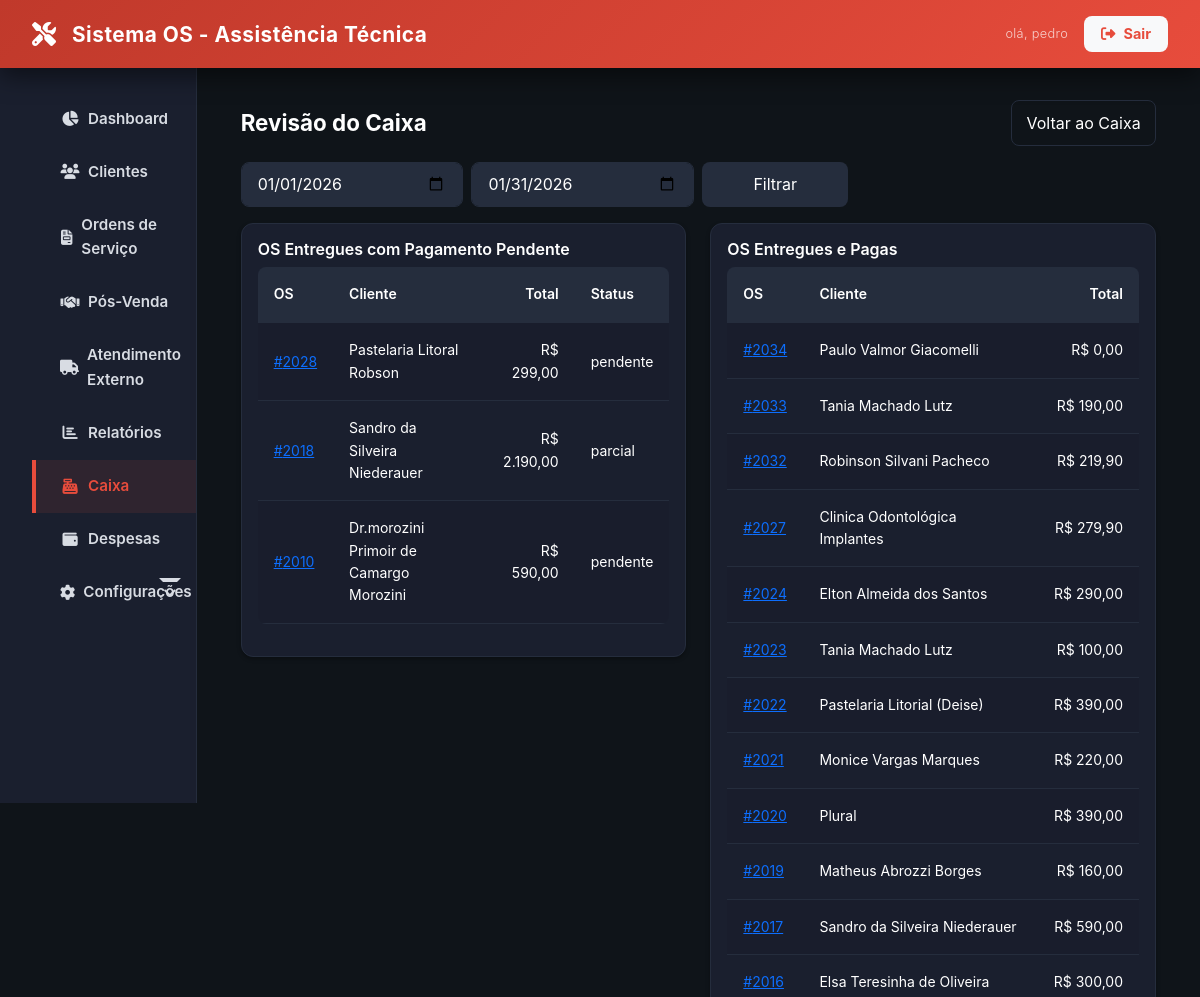
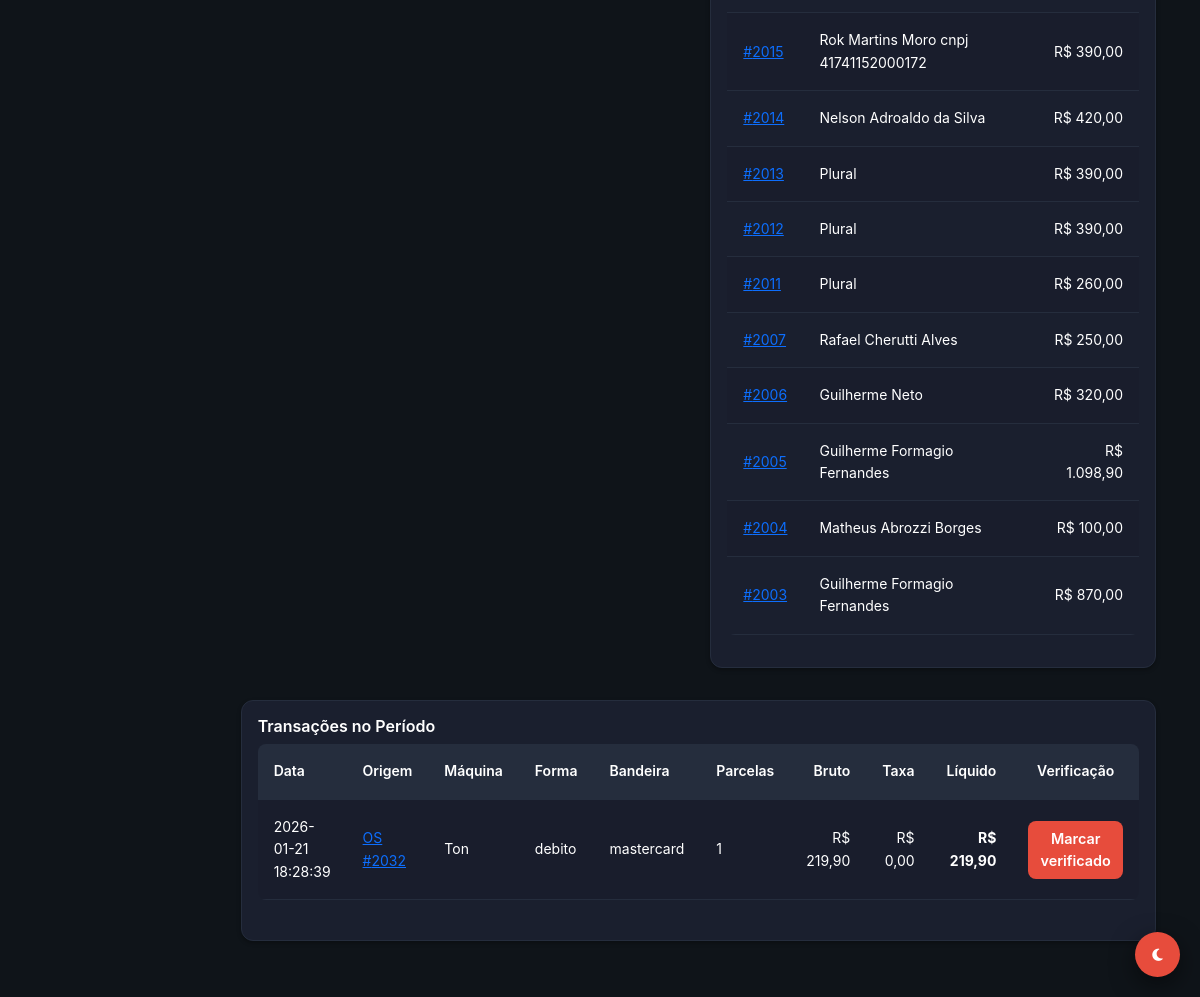
The app's page /caixa/revisar (signed in), older data (2 pictures, top to bottom).
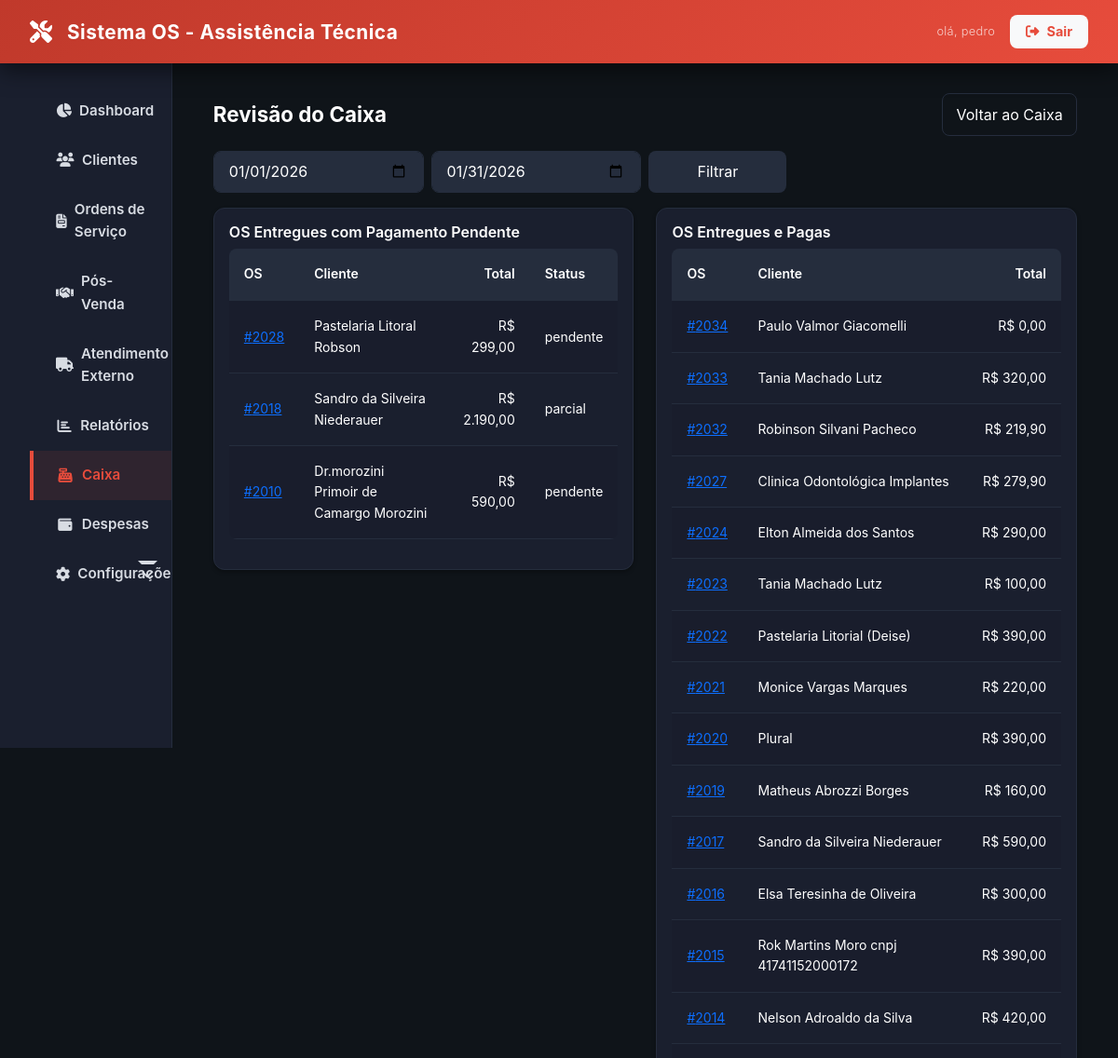
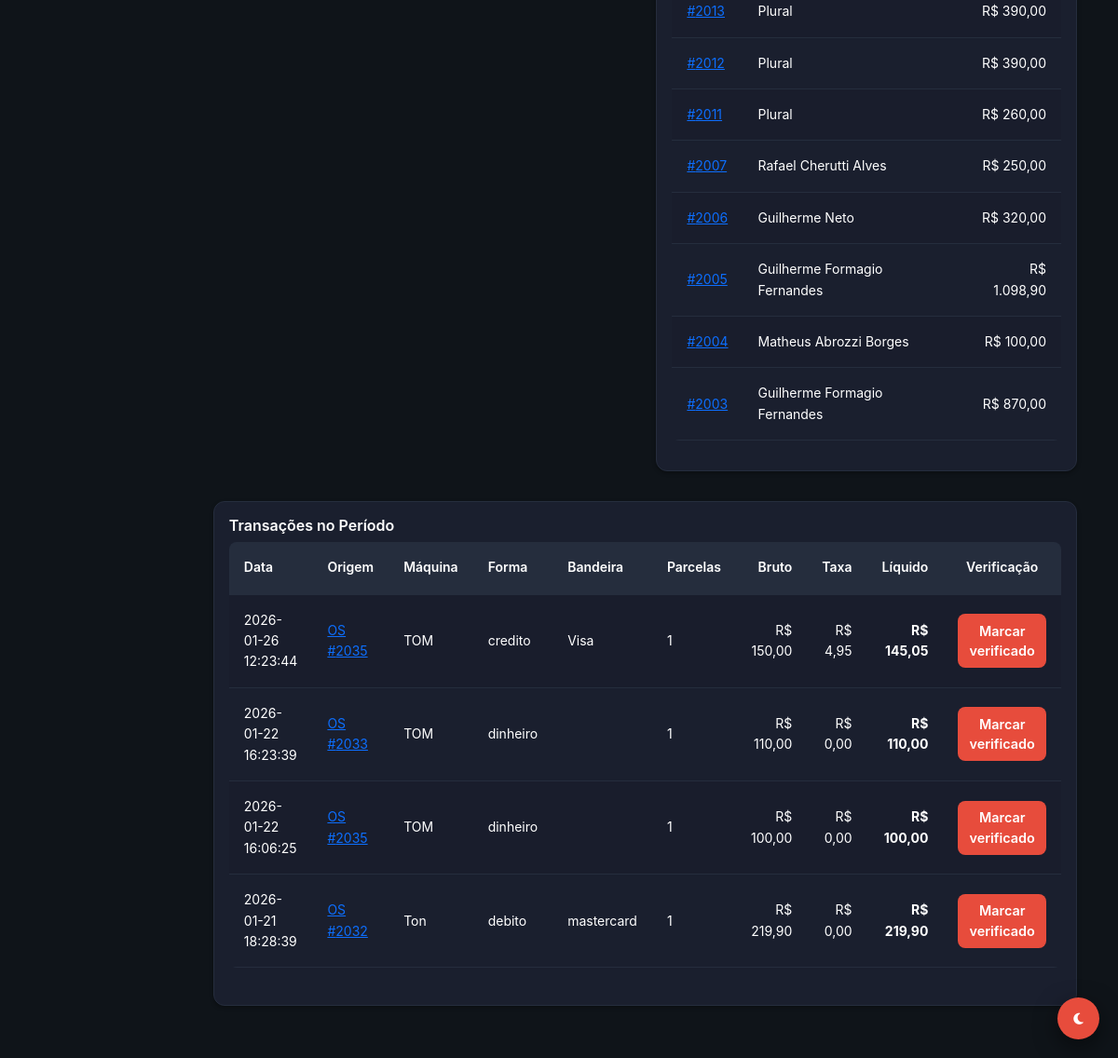
The same page, newer data (2 pictures, top to bottom).
### tables this page shows
CREATE TABLE `ordens_servico` (
  `id` int NOT NULL,
  `cliente_id` int NOT NULL,
  `equipamento_id` int DEFAULT NULL,
  `defeito_relatado` text NOT NULL,
  `laudo_tecnico` text,
  `valor_total_produtos` decimal(10,2) DEFAULT '0.00',
  `valor_total_servicos` decimal(10,2) DEFAULT '0.00',
  `valor_total_os` decimal(10,2) DEFAULT '0.00',
  `valor_desconto` decimal(10,2) DEFAULT '0.00',
  `status_atual_id` int NOT NULL,
  `status_pagamento` enum('pendente','pago','parcial') DEFAULT 'pendente',
  `status_entrega` enum('nao_entregue','entregue') DEFAULT 'nao_entregue',
  `ativo` tinyint(1) DEFAULT '1',
  `created_at` timestamp NULL DEFAULT CURRENT_TIMESTAMP,
  `updated_at` timestamp NULL DEFAULT NULL
);

CREATE TABLE `clientes` (
  `id` int NOT NULL,
  `nome_completo` varchar(150) NOT NULL,
  `tipo_pessoa` varchar(20) NOT NULL,
  `documento` varchar(20) DEFAULT NULL,
  `email` varchar(150) DEFAULT NULL,
  `telefone_principal` varchar(20) DEFAULT NULL,
  `telefone_secundario` varchar(20) DEFAULT NULL,
  `endereco_logradouro` varchar(150) DEFAULT NULL,
  `endereco_numero` varchar(10) DEFAULT NULL,
  `endereco_bairro` varchar(60) DEFAULT NULL,
  `endereco_cidade` varchar(60) DEFAULT NULL,
  `data_nascimento` date DEFAULT NULL,
  `observacoes` text,
  `ativo` tinyint(1) DEFAULT '1',
  `created_at` timestamp NULL DEFAULT CURRENT_TIMESTAMP,
  `updated_at` timestamp NULL DEFAULT NULL
);

CREATE TABLE `pagamentos_transacoes` (
  `id` int NOT NULL,
  `tipo_origem` enum('os','atendimento') NOT NULL,
  `origem_id` int NOT NULL,
  `maquina` varchar(100) DEFAULT NULL,
  `forma` varchar(50) NOT NULL,
  `bandeira` varchar(50) DEFAULT NULL,
  `parcelas` int DEFAULT '1',
  `taxa_percentual` decimal(10,2) DEFAULT '0.00',
  `valor_bruto` decimal(10,2) NOT NULL,
  `valor_taxa` decimal(10,2) DEFAULT '0.00',
  `valor_liquido` decimal(10,2) NOT NULL,
  `usuario_id` int DEFAULT NULL,
  `verificado` tinyint(1) DEFAULT '0',
  `verificado_at` timestamp NULL DEFAULT NULL,
  `verificado_usuario_id` int DEFAULT NULL,
  `ativo` tinyint(1) DEFAULT '1',
  `created_at` timestamp NULL DEFAULT CURRENT_TIMESTAMP
);

### app/Core/Controller.php (called while the page is built, shortened)
<?php
abstract class Controller
{
    protected function view(string $view, array $data = []): void
    {
        extract($data);
        $path = __DIR__ . "/../Views/{$view}.php";
        require $path;
    }
}

### app/Controllers/BaseController.php (called while the page is built, shortened)
<?php
abstract class BaseController extends Controller
{
    protected function render(string $view, array $data = []): void
    {
        $data['content'] = __DIR__ . "/../Views/{$view}.php";
        if (!isset($data['user'])) {
            $data['user'] = Auth::user();
        }
        $this->view('layout/main', $data);
    }
}

### app/Controllers/CaixaController.php (called while the page is built, shortened)
<?php
class CaixaController extends BaseController
{
    private PagamentoTransacao $pgModel;
    public function __construct()
    {
        $this->pgModel = new PagamentoTransacao();
    }
    public function revisar()
    {
        $dataInicio = $_GET['data_inicio'] ?? date('Y-m-01');
        $dataFim = $_GET['data_fim'] ?? date('Y-m-t');
        $db = $this->pgModel->getConnection();
        $stmtTx = $db->prepare("SELECT * FROM pagamentos_transacoes WHERE ativo = 1 AND DATE(created_at) BETWEEN :start AND :end ORDER BY created_at DESC");
        $stmtTx->execute(['start' => $dataInicio, 'end' => $dataFim]);
        $transacoes = $stmtTx->fetchAll() ?: [];
        $stmtOsPend = $db->prepare("SELECT os.id, os.cliente_id, os.valor_total_os, os.status_pagamento, os.status_entrega, c.nome_completo as cliente_nome
                                    FROM ordens_servico os
                                    JOIN clientes c ON c.id = os.cliente_id
                                    WHERE os.ativo = 1 AND os.status_entrega = 'entregue' AND os.status_pagamento <> 'pago' AND DATE(os.created_at) BETWEEN :start AND :end
                                    ORDER BY os.id DESC");
        $stmtOsPend->execute(['start' => $dataInicio, 'end' => $dataFim]);
        $osPendentes = $stmtOsPend->fetchAll() ?: [];
        $stmtOsPagas = $db->prepare("SELECT os.id, os.cliente_id, os.valor_total_os, os.status_pagamento, os.status_entrega, c.nome_completo as cliente_nome
                                    FROM ordens_servico os
                                    JOIN clientes c ON c.id = os.cliente_id
                                    WHERE os.ativo = 1 AND os.status_entrega = 'entregue' AND os.status_pagamento = 'pago' AND DATE(os.created_at) BETWEEN :start AND :end
                                    ORDER BY os.id DESC");
        $stmtOsPagas->execute(['start' => $dataInicio, 'end' => $dataFim]);
        $osPagasEntregues = $stmtOsPagas->fetchAll() ?: [];
        $this->render('caixa/revisar', [
            'title' => 'Revisão do Caixa',
            'current_page' => 'caixa',
            'filtros' => [
                'data_inicio' => $dataInicio,
                'data_fim' => $dataFim
            ],
            'transacoes' => $transacoes,
            'osPendentes' => $osPendentes,
            'osPagasEntregues' => $osPagasEntregues
        ]);
    }
}

### public/index.php (called while the page is built, shortened)
<?php
$router = require_once __DIR__ . '/../app/routes.php';
$uri = trim(parse_url($_SERVER['REQUEST_URI'], PHP_URL_PATH), '/');
$method = $_SERVER['REQUEST_METHOD'];
$router->dispatch($uri, $method);

### app/Views/caixa/revisar.php (the view, shortened to what the rows shown need)
<?php
$fmt = fn($v) => number_format((float)$v, 2, ',', '.');
?>
<div class="container">
    <div class="d-flex justify-content-between align-items-center mb-3">
        <h1 class="mb-0"><?php echo htmlspecialchars($title ?? 'Revisão do Caixa'); ?></h1>
        <a href="<?php echo BASE_URL; ?>caixa" class="btn btn-outline-secondary">Voltar ao Caixa</a>
    </div>
    <form class="row g-2 mb-3" method="get" action="<?php echo BASE_URL; ?>caixa/revisar">
        <div class="col-md-3">
            <input type="date" name="data_inicio" class="form-control" value="<?php echo htmlspecialchars($filtros['data_inicio'] ?? date('Y-m-01')); ?>">
        </div>
        <div class="col-md-3">
            <input type="date" name="data_fim" class="form-control" value="<?php echo htmlspecialchars($filtros['data_fim'] ?? date('Y-m-t')); ?>">
        </div>
        <div class="col-md-2">
            <button class="btn btn-secondary w-100" type="submit">Filtrar</button>
        </div>
    </form>
    <div class="row">
        <div class="col-lg-6">
            <div class="card p-3 mb-4">
                <h3 class="mb-2">OS Entregues com Pagamento Pendente</h3>
                <div class="table-responsive">
                    <table class="table table-striped">
                        <thead>
                            <tr>
                                <th>OS</th>
                                <th>Cliente</th>
                                <th class="text-end">Total</th>
                                <th>Status</th>
                            </tr>
                        </thead>
                        <tbody>
                            <?php if (!empty($osPendentes ?? [])): ?>
                                <?php foreach ($osPendentes as $os): ?>
                                    <tr>
                                        <td><a href="<?php echo BASE_URL; ?>ordens/view?id=<?php echo (int)$os['id']; ?>">#<?php echo (int)$os['id']; ?></a></td>
                                        <td><?php echo htmlspecialchars($os['cliente_nome'] ?? ''); ?></td>
                                        <td class="text-end">R$ <?php echo $fmt($os['valor_total_os'] ?? 0); ?></td>
                                        <td><?php echo htmlspecialchars($os['status_pagamento'] ?? 'pendente'); ?></td>
                                    </tr>
                                <?php endforeach; ?>
                            <?php else: ?>
                                <tr><td colspan="4">Sem pendências no período</td></tr>
                            <?php endif; ?>
                        </tbody>
                    </table>
                </div>
            </div>
        </div>
        <div class="col-lg-6">
            <div class="card p-3 mb-4">
                <h3 class="mb-2">OS Entregues e Pagas</h3>
                <div class="table-responsive">
                    <table class="table table-striped">
                        <thead>
                            <tr>
                                <th>OS</th>
                                <th>Cliente</th>
                                <th class="text-end">Total</th>
                            </tr>
                        </thead>
                        <tbody>
                            <?php if (!empty($osPagasEntregues ?? [])): ?>
                                <?php foreach ($osPagasEntregues as $os): ?>
                                    <tr>
                                        <td><a href="<?php echo BASE_URL; ?>ordens/view?id=<?php echo (int)$os['id']; ?>">#<?php echo (int)$os['id']; ?></a></td>
                                        <td><?php echo htmlspecialchars($os['cliente_nome'] ?? ''); ?></td>
                                        <td class="text-end">R$ <?php echo $fmt($os['valor_total_os'] ?? 0); ?></td>
                                    </tr>
                                <?php endforeach; ?>
                            <?php else: ?>
                                <tr><td colspan="3">Sem registros no período</td></tr>
                            <?php endif; ?>
                        </tbody>
                    </table>
                </div>
            </div>
        </div>
    </div>
    <div class="card p-3">
        <h3 class="mb-2">Transações no Período</h3>
        <div class="table-responsive">
            <table class="table table-striped">
                <thead>
                    <tr>
                        <th>Data</th>
                        <th>Origem</th>
                        <th>Máquina</th>
                        <th>Forma</th>
                        <th>Bandeira</th>
                        <th>Parcelas</th>
                        <th class="text-end">Bruto</th>
                        <th class="text-end">Taxa</th>
                        <th class="text-end">Líquido</th>
                        <th class="text-center">Verificação</th>
                    </tr>
                </thead>
                <tbody>
                    <?php if (!empty($transacoes ?? [])): ?>
                        <?php foreach ($transacoes as $t): ?>
                            <?php
                                $origem = htmlspecialchars($t['tipo_origem'] ?? '');
                                $origemId = (int)($t['origem_id'] ?? 0);
                                $link = '#';
                                if ($origem === 'os') {
                                    $link = BASE_URL . 'ordens/view?id=' . $origemId;
                                } elseif ($origem === 'atendimento') {
                                    $link = BASE_URL . 'atendimentos-externos/view?id=' . $origemId;
                                }
                                $ver = (int)($t['verificado'] ?? 0) === 1;
                            ?>
                            <tr data-id="<?php echo (int)($t['id'] ?? 0); ?>">
                                <td><?php echo htmlspecialchars(substr((string)($t['created_at'] ?? ''), 0, 19)); ?></td>
                                <td><a href="<?php echo $link; ?>"><?php echo strtoupper($origem); ?> #<?php echo $origemId; ?></a></td>
                                <td><?php echo htmlspecialchars($t['maquina'] ?? ''); ?></td>
                                <td><?php echo htmlspecialchars($t['forma'] ?? ''); ?></td>
                                <td><?php echo htmlspecialchars($t['bandeira'] ?? ''); ?></td>
                                <td><?php echo (int)($t['parcelas'] ?? 1); ?></td>
                                <td class="text-end">R$ <?php echo $fmt($t['valor_bruto'] ?? 0); ?></td>
                                <td class="text-end">R$ <?php echo $fmt($t['valor_taxa'] ?? 0); ?></td>
                                <td class="text-end fw-bold">R$ <?php echo $fmt($t['valor_liquido'] ?? 0); ?></td>
                                <td class="text-center">
                                    <?php if ($ver): ?>
                                        <span class="badge bg-success">Verificado</span>
                                    <?php else: ?>
                                        <button type="button" class="btn btn-sm btn-primary btn-verificar">Marcar verificado</button>
                                    <?php endif; ?>
                                </td>
                            </tr>
                        <?php endforeach; ?>
                    <?php else: ?>
                        <tr><td colspan="10">Sem transações no período</td></tr>
                    <?php endif; ?>
                </tbody>
            </table>
        </div>
    </div>
</div>

### app/Core/Router.php (shortened to what the rows shown need)
<?php
class Router
{
    protected array $routes = [];
    public function add(string $method, string $uri, string $controller): void
    {
        $this->routes[] = [
            'uri' => trim($uri, '/'),
            'controller' => $controller,
            'method' => strtoupper($method),
        ];
    }
    public function dispatch(string $uri, string $method): void
    {
        $uri = trim($uri, '/');
        $method = strtoupper($method);
        foreach ($this->routes as $route) {
            if ($route['uri'] === $uri && $route['method'] === $method) {
                $parts = explode('@', $route['controller']);
                $action = $parts[1] ?? 'index';
                $controller = new $controllerClass();
                $controller->$action();
                return;
            }
        }
    }
}

Row changes from the older to the newer data that the page shows:
changed ordens_servico id 2033: valor_total_os "190,00" → "320,00"
added pagamentos_transacoes: created_at "2026-01-26 12:23:44", tipo_origem "OS", origem "2035", maquina "TOM", forma "credito", bandeira "Visa", parcelas "1", valor_bruto "150,00", valor_taxa "4,95", valor_liquido "145,05", verificado "Marcar verificado"
added pagamentos_transacoes: created_at "2026-01-22 16:23:39", tipo_origem "OS", origem "2033", maquina "TOM", forma "dinheiro", parcelas "1", valor_bruto "110,00", valor_taxa "0,00", valor_liquido "110,00", verificado "Marcar verificado"
added pagamentos_transacoes: created_at "2026-01-22 16:06:25", tipo_origem "OS", origem "2035", maquina "TOM", forma "dinheiro", parcelas "1", valor_bruto "100,00", valor_taxa "0,00", valor_liquido "100,00", verificado "Marcar verificado"
